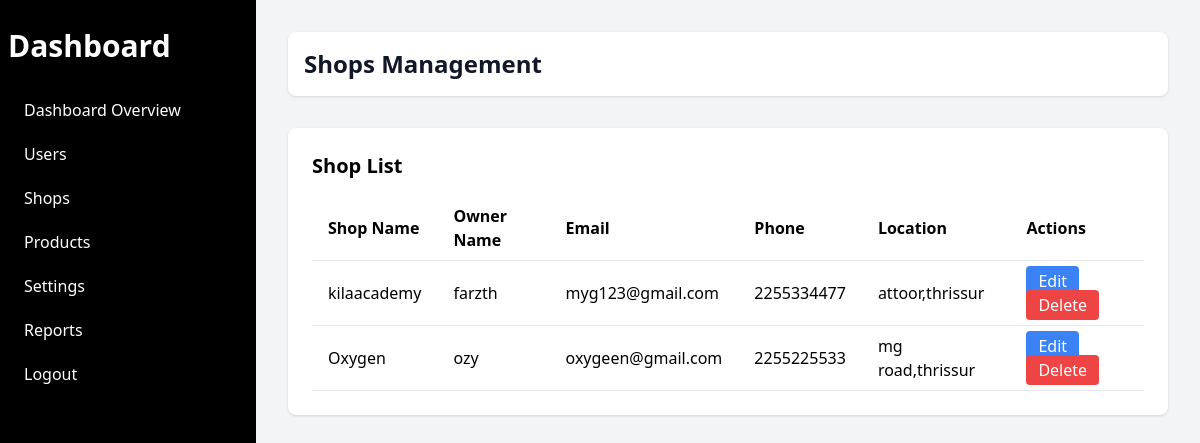
The app's page /shopslist/ (signed in) with its own data.
### app/models.py (models this page shows, shortened)
class shopregister(models.Model):
    shopname=models.CharField(max_length=50,null=True,blank=False)
    shopownername=models.CharField(max_length=50,null=True,blank=False)
    email=models.EmailField(unique=True,null=True,blank=False)
    phone=models.IntegerField(null=True,blank=True)
    storeid=models.CharField(max_length=50,null=True,blank=False,unique=True)
    password=models.CharField(max_length=8,null=True,blank=True)
    image=models.ImageField(upload_to='shop/',null=True,blank=True)
    location=models.CharField(max_length=50,null=True,blank=False)

### app/views.py (the view)
# urls.py: path('shopslist/', views.shop_list_view, name='shop_list'),
def shop_list_view(request):
    if 'ademail' in request.session:
        shopslist = shopregister.objects.all()
        return render(request, 'shopslist.html', {'shopslist': shopslist})
    else:
        return redirect('adminlogin')

### app/templates/shopslist.html (shortened to what this page needs)
<!DOCTYPE html>
<html lang="en">
<head>
    <script src="https://cdn.tailwindcss.com"></script>
</head>
<body class="bg-gray-100">
    <div class="flex min-h-screen">
        <div class="bg-black text-white w-64 space-y-6 py-7 px-2 fixed inset-y-0 left-0 transform -translate-x-full md:translate-x-0 transition duration-200 ease-in-out">
            <a href="#" class="text-3xl font-bold text-white text-center">Dashboard</a>
            <nav class="mt-10">
                <a href="#" class="block py-2.5 px-4 rounded transition duration-200 hover:bg-gray-700 hover:text-white">Dashboard Overview</a>
                <a href="{% url 'user_list' %}" class="block py-2.5 px-4 rounded transition duration-200 hover:bg-gray-700 hover:text-white">Users</a>
                <a href="{% url 'shop_list' %}" class="block py-2.5 px-4 rounded transition duration-200 hover:bg-gray-700 hover:text-white">Shops</a>
                <a href="{% url 'product_list' %}" class="block py-2.5 px-4 rounded transition duration-200 hover:bg-gray-700 hover:text-white">Products</a>
                <a href="#" class="block py-2.5 px-4 rounded transition duration-200 hover:bg-gray-700 hover:text-white">Settings</a>
                <a href="#" class="block py-2.5 px-4 rounded transition duration-200 hover:bg-gray-700 hover:text-white">Reports</a>
                <a href="#" class="block py-2.5 px-4 rounded transition duration-200 hover:bg-gray-700 hover:text-white">Logout</a>
            </nav>
        </div>
        <div class="flex-1 ml-64 p-8">
            <header class="flex justify-between items-center bg-white shadow p-4 rounded-lg">
                <h1 class="text-2xl font-bold text-gray-900">Shops Management</h1>
            </header>
            <div class="mt-8 bg-white p-6 rounded-lg shadow">
                <h2 class="text-xl font-semibold mb-4">Shop List</h2>
                <table class="min-w-full text-left table-auto border-collapse">
                    <thead class="border-b">
                        <tr>
                            <th class="px-4 py-2">Shop Name</th>
                            <th class="px-4 py-2">Owner Name</th>
                            <th class="px-4 py-2">Email</th>
                            <th class="px-4 py-2">Phone</th>
                            <th class="px-4 py-2">Location</th>
                            <th class="px-4 py-2">Actions</th>
                        </tr>
                    </thead>
                    <tbody>
                        {% for shop in shopslist %}
                        <tr class="border-b">
                            <td class="px-4 py-2">{{ shop.shopname }}</td>
                            <td class="px-4 py-2">{{ shop.shopownername }}</td>
                            <td class="px-4 py-2">{{ shop.email }}</td>
                            <td class="px-4 py-2">{{ shop.phone }}</td>
                            <td class="px-4 py-2">{{ shop.location }}</td>
                            <td class="px-4 py-2">
                                <a href="/shoplistedit/{{shop.id}}/" class="bg-blue-500 text-white px-3 py-1 rounded">Edit</a>
                                <a href="/shoplistdel/{{shop.id}}/" class="bg-red-500 text-white px-3 py-1 rounded" onclick="return confirm('Are you sure you want to delete this shop?')">Delete</a>
                            </td>
                        </tr>
                        {% empty %}
                        <tr>
                            <td colspan="6" class="text-center py-4">No shops found.</td>
                        </tr>
                        {% endfor %}
                    </tbody>
                </table>
            </div>
        </div>
    </div>
</body>
</html>

### records on screen
shopregister: shopname "kilaacademy", shopownername "farzth", email "myg123@gmail.com", phone "2255334477", location "attoor,thrissur"
shopregister: shopname "Oxygen", shopownername "ozy", email "oxygeen@gmail.com", phone "2255225533", location "mg road,thrissur"
